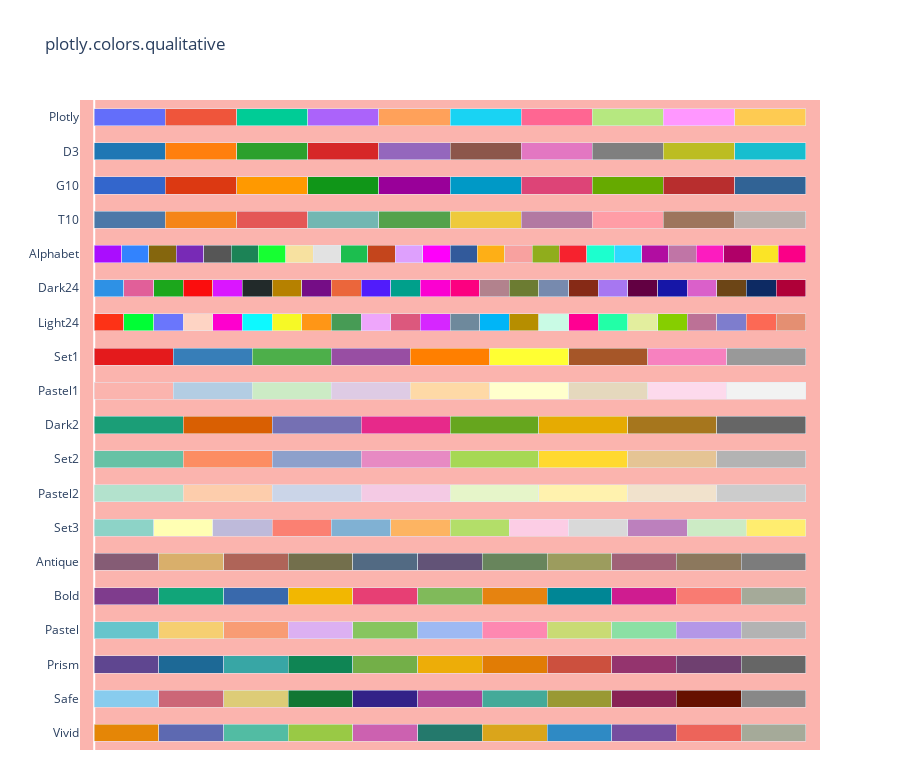

Source (notebook cell):
### Code cell
fig = px.colors.qualitative.swatches()

color = px.colors.qualitative.Pastel1[0]

fig.update_layout(
    plot_bgcolor=color,  # Set the background color using the color value
)

fig.show()

### Figure 1 — Plotly figure (JSON) as saved in the notebook; plotly's stock layout.template omitted (floating-point values rounded to 4 significant figures)
{"data": [{"customdata": [0, 1, 2, 3, 4, 5, 6, 7, 8, 9, 10], "hovertemplate": "%{y}[%{customdata}] = %{marker.color}<extra></extra>", "marker": {"color": ["rgb(229, 134, 6)", "rgb(93, 105, 177)", "rgb(82, 188, 163)", "rgb(153, 201, 69)", "rgb(204, 97, 176)", "rgb(36, 121, 108)", "rgb(218, 165, 27)", "rgb(47, 138, 196)", "rgb(118, 78, 159)", "rgb(237, 100, 90)", "rgb(165, 170, 153)"]}, "orientation": "h", "type": "bar", "x": [1, 1, 1, 1, 1, 1, 1, 1, 1, 1, 1], "y": ["Vivid", "Vivid", "Vivid", "Vivid", "Vivid", "Vivid", "Vivid", "Vivid", "Vivid", "Vivid", "Vivid"]}, {"customdata": [0, 1, 2, 3, 4, 5, 6, 7, 8, 9, 10], "hovertemplate": "%{y}[%{customdata}] = %{marker.color}<extra></extra>", "marker": {"color": ["rgb(136, 204, 238)", "rgb(204, 102, 119)", "rgb(221, 204, 119)", "rgb(17, 119, 51)", "rgb(51, 34, 136)", "rgb(170, 68, 153)", "rgb(68, 170, 153)", "rgb(153, 153, 51)", "rgb(136, 34, 85)", "rgb(102, 17, 0)", "rgb(136, 136, 136)"]}, "orientation": "h", "type": "bar", "x": [1, 1, 1, 1, 1, 1, 1, 1, 1, 1, 1], "y": ["Safe", "Safe", "Safe", "Safe", "Safe", "Safe", "Safe", "Safe", "Safe", "Safe", "Safe"]}, {"customdata": [0, 1, 2, 3, 4, 5, 6, 7, 8, 9, 10], "hovertemplate": "%{y}[%{customdata}] = %{marker.color}<extra></extra>", "marker": {"color": ["rgb(95, 70, 144)", "rgb(29, 105, 150)", "rgb(56, 166, 165)", "rgb(15, 133, 84)", "rgb(115, 175, 72)", "rgb(237, 173, 8)", "rgb(225, 124, 5)", "rgb(204, 80, 62)", "rgb(148, 52, 110)", "rgb(111, 64, 112)", "rgb(102, 102, 102)"]}, "orientation": "h", "type": "bar", "x": [1, 1, 1, 1, 1, 1, 1, 1, 1, 1, 1], "y": ["Prism", "Prism", "Prism", "Prism", "Prism", "Prism", "Prism", "Prism", "Prism", "Prism", "Prism"]}, {"customdata": [0, 1, 2, 3, 4, 5, 6, 7, 8, 9, 10], "hovertemplate": "%{y}[%{customdata}] = %{marker.color}<extra></extra>", "marker": {"color": ["rgb(102, 197, 204)", "rgb(246, 207, 113)", "rgb(248, 156, 116)", "rgb(220, 176, 242)", "rgb(135, 197, 95)", "rgb(158, 185, 243)", "rgb(254, 136, 177)", "rgb(201, 219, 116)", "rgb(139, 224, 164)", "rgb(180, 151, 231)", "rgb(179, 179, 179)"]}, "orientation": "h", "type": "bar", "x": [1, 1, 1, 1, 1, 1, 1, 1, 1, 1, 1], "y": ["Pastel", "Pastel", "Pastel", "Pastel", "Pastel", "Pastel", "Pastel", "Pastel", "Pastel", "Pastel", "Pastel"]}, {"customdata": [0, 1, 2, 3, 4, 5, 6, 7, 8, 9, 10], "hovertemplate": "%{y}[%{customdata}] = %{marker.color}<extra></extra>", "marker": {"color": ["rgb(127, 60, 141)", "rgb(17, 165, 121)", "rgb(57, 105, 172)", "rgb(242, 183, 1)", "rgb(231, 63, 116)", "rgb(128, 186, 90)", "rgb(230, 131, 16)", "rgb(0, 134, 149)", "rgb(207, 28, 144)", "rgb(249, 123, 114)", "rgb(165, 170, 153)"]}, "orientation": "h", "type": "bar", "x": [1, 1, 1, 1, 1, 1, 1, 1, 1, 1, 1], "y": ["Bold", "Bold", "Bold", "Bold", "Bold", "Bold", "Bold", "Bold", "Bold", "Bold", "Bold"]}, {"customdata": [0, 1, 2, 3, 4, 5, 6, 7, 8, 9, 10], "hovertemplate": "%{y}[%{customdata}] = %{marker.color}<extra></extra>", "marker": {"color": ["rgb(133, 92, 117)", "rgb(217, 175, 107)", "rgb(175, 100, 88)", "rgb(115, 111, 76)", "rgb(82, 106, 131)", "rgb(98, 83, 119)", "rgb(104, 133, 92)", "rgb(156, 156, 94)", "rgb(160, 97, 119)", "rgb(140, 120, 93)", "rgb(124, 124, 124)"]}, "orientation": "h", "type": "bar", "x": [1, 1, 1, 1, 1, 1, 1, 1, 1, 1, 1], "y": ["Antique", "Antique", "Antique", "Antique", "Antique", "Antique", "Antique", "Antique", "Antique", "Antique", "Antique"]}, {"customdata": [0, 1, 2, 3, 4, 5, 6, 7, 8, 9, 10, 11], "hovertemplate": "%{y}[%{customdata}] = %{marker.color}<extra></extra>", "marker": {"color": ["rgb(141,211,199)", "rgb(255,255,179)", "rgb(190,186,218)", "rgb(251,128,114)", "rgb(128,177,211)", "rgb(253,180,98)", "rgb(179,222,105)", "rgb(252,205,229)", "rgb(217,217,217)", "rgb(188,128,189)", "rgb(204,235,197)", "rgb(255,237,111)"]}, "orientation": "h", "type": "bar", "x": [1, 1, 1, 1, 1, 1, 1, 1, 1, 1, 1, 1], "y": ["Set3", "Set3", "Set3", "Set3", "Set3", "Set3", "Set3", "Set3", "Set3", "Set3", "Set3", "Set3"]}, {"customdata": [0, 1, 2, 3, 4, 5, 6, 7], "hovertemplate": "%{y}[%{customdata}] = %{marker.color}<extra></extra>", "marker": {"color": ["rgb(179,226,205)", "rgb(253,205,172)", "rgb(203,213,232)", "rgb(244,202,228)", "rgb(230,245,201)", "rgb(255,242,174)", "rgb(241,226,204)", "rgb(204,204,204)"]}, "orientation": "h", "type": "bar", "x": [1, 1, 1, 1, 1, 1, 1, 1], "y": ["Pastel2", "Pastel2", "Pastel2", "Pastel2", "Pastel2", "Pastel2", "Pastel2", "Pastel2"]}, {"customdata": [0, 1, 2, 3, 4, 5, 6, 7], "hovertemplate": "%{y}[%{customdata}] = %{marker.color}<extra></extra>", "marker": {"color": ["rgb(102,194,165)", "rgb(252,141,98)", "rgb(141,160,203)", "rgb(231,138,195)", "rgb(166,216,84)", "rgb(255,217,47)", "rgb(229,196,148)", "rgb(179,179,179)"]}, "orientation": "h", "type": "bar", "x": [1, 1, 1, 1, 1, 1, 1, 1], "y": ["Set2", "Set2", "Set2", "Set2", "Set2", "Set2", "Set2", "Set2"]}, {"customdata": [0, 1, 2, 3, 4, 5, 6, 7], "hovertemplate": "%{y}[%{customdata}] = %{marker.color}<extra></extra>", "marker": {"color": ["rgb(27,158,119)", "rgb(217,95,2)", "rgb(117,112,179)", "rgb(231,41,138)", "rgb(102,166,30)", "rgb(230,171,2)", "rgb(166,118,29)", "rgb(102,102,102)"]}, "orientation": "h", "type": "bar", "x": [1, 1, 1, 1, 1, 1, 1, 1], "y": ["Dark2", "Dark2", "Dark2", "Dark2", "Dark2", "Dark2", "Dark2", "Dark2"]}, {"customdata": [0, 1, 2, 3, 4, 5, 6, 7, 8], "hovertemplate": "%{y}[%{customdata}] = %{marker.color}<extra></extra>", "marker": {"color": ["rgb(251,180,174)", "rgb(179,205,227)", "rgb(204,235,197)", "rgb(222,203,228)", "rgb(254,217,166)", "rgb(255,255,204)", "rgb(229,216,189)", "rgb(253,218,236)", "rgb(242,242,242)"]}, "orientation": "h", "type": "bar", "x": [1, 1, 1, 1, 1, 1, 1, 1, 1], "y": ["Pastel1", "Pastel1", "Pastel1", "Pastel1", "Pastel1", "Pastel1", "Pastel1", "Pastel1", "Pastel1"]}, {"customdata": [0, 1, 2, 3, 4, 5, 6, 7, 8], "hovertemplate": "%{y}[%{customdata}] = %{marker.color}<extra></extra>", "marker": {"color": ["rgb(228,26,28)", "rgb(55,126,184)", "rgb(77,175,74)", "rgb(152,78,163)", "rgb(255,127,0)", "rgb(255,255,51)", "rgb(166,86,40)", "rgb(247,129,191)", "rgb(153,153,153)"]}, "orientation": "h", "type": "bar", "x": [1, 1, 1, 1, 1, 1, 1, 1, 1], "y": ["Set1", "Set1", "Set1", "Set1", "Set1", "Set1", "Set1", "Set1", "Set1"]}, {"customdata": [0, 1, 2, 3, 4, 5, 6, 7, 8, 9, 10, 11, 12, 13, 14, 15, 16, 17, 18, 19, 20, 21, 22, 23], "hovertemplate": "%{y}[%{customdata}] = %{marker.color}<extra></extra>", "marker": {"color": ["#FD3216", "#00FE35", "#6A76FC", "#FED4C4", "#FE00CE", "#0DF9FF", "#F6F926", "#FF9616", "#479B55", "#EEA6FB", "#DC587D", "#D626FF", "#6E899C", "#00B5F7", "#B68E00", "#C9FBE5", "#FF0092", "#22FFA7", "#E3EE9E", "#86CE00", "#BC7196", "#7E7DCD", "#FC6955", "#E48F72"]}, "orientation": "h", "type": "bar", "x": [1, 1, 1, 1, 1, 1, 1, 1, 1, 1, 1, 1, 1, 1, 1, 1, 1, 1, 1, 1, 1, 1, 1, 1], "y": ["Light24", "Light24", "Light24", "Light24", "Light24", "Light24", "Light24", "Light24", "Light24", "Light24", "Light24", "Light24", "Light24", "Light24", "Light24", "Light24", "Light24", "Light24", "Light24", "Light24", "Light24", "Light24", "Light24", "Light24"]}, {"customdata": [0, 1, 2, 3, 4, 5, 6, 7, 8, 9, 10, 11, 12, 13, 14, 15, 16, 17, 18, 19, 20, 21, 22, 23], "hovertemplate": "%{y}[%{customdata}] = %{marker.color}<extra></extra>", "marker": {"color": ["#2E91E5", "#E15F99", "#1CA71C", "#FB0D0D", "#DA16FF", "#222A2A", "#B68100", "#750D86", "#EB663B", "#511CFB", "#00A08B", "#FB00D1", "#FC0080", "#B2828D", "#6C7C32", "#778AAE", "#862A16", "#A777F1", "#620042", "#1616A7", "#DA60CA", "#6C4516", "#0D2A63", "#AF0038"]}, "orientation": "h", "type": "bar", "x": [1, 1, 1, 1, 1, 1, 1, 1, 1, 1, 1, 1, 1, 1, 1, 1, 1, 1, 1, 1, 1, 1, 1, 1], "y": ["Dark24", "Dark24", "Dark24", "Dark24", "Dark24", "Dark24", "Dark24", "Dark24", "Dark24", "Dark24", "Dark24", "Dark24", "Dark24", "Dark24", "Dark24", "Dark24", "Dark24", "Dark24", "Dark24", "Dark24", "Dark24", "Dark24", "Dark24", "Dark24"]}, {"customdata": [0, 1, 2, 3, 4, 5, 6, 7, 8, 9, 10, 11, 12, 13, 14, 15, 16, 17, 18, 19, 20, 21, 22, 23, 24, 25], "hovertemplate": "%{y}[%{customdata}] = %{marker.color}<extra></extra>", "marker": {"color": ["#AA0DFE", "#3283FE", "#85660D", "#782AB6", "#565656", "#1C8356", "#16FF32", "#F7E1A0", "#E2E2E2", "#1CBE4F", "#C4451C", "#DEA0FD", "#FE00FA", "#325A9B", "#FEAF16", "#F8A19F", "#90AD1C", "#F6222E", "#1CFFCE", "#2ED9FF", "#B10DA1", "#C075A6", "#FC1CBF", "#B00068", "#FBE426", "#FA0087"]}, "orientation": "h", "type": "bar", "x": [1, 1, 1, 1, 1, 1, 1, 1, 1, 1, 1, 1, 1, 1, 1, 1, 1, 1, 1, 1, 1, 1, 1, 1, 1, 1], "y": ["Alphabet", "Alphabet", "Alphabet", "Alphabet", "Alphabet", "Alphabet", "Alphabet", "Alphabet", "Alphabet", "Alphabet", "Alphabet", "Alphabet", "Alphabet", "Alphabet", "Alphabet", "Alphabet", "Alphabet", "Alphabet", "Alphabet", "Alphabet", "Alphabet", "Alphabet", "Alphabet", "Alphabet", "Alphabet", "Alphabet"]}, {"customdata": [0, 1, 2, 3, 4, 5, 6, 7, 8, 9], "hovertemplate": "%{y}[%{customdata}] = %{marker.color}<extra></extra>", "marker": {"color": ["#4C78A8", "#F58518", "#E45756", "#72B7B2", "#54A24B", "#EECA3B", "#B279A2", "#FF9DA6", "#9D755D", "#BAB0AC"]}, "orientation": "h", "type": "bar", "x": [1, 1, 1, 1, 1, 1, 1, 1, 1, 1], "y": ["T10", "T10", "T10", "T10", "T10", "T10", "T10", "T10", "T10", "T10"]}, {"customdata": [0, 1, 2, 3, 4, 5, 6, 7, 8, 9], "hovertemplate": "%{y}[%{customdata}] = %{marker.color}<extra></extra>", "marker": {"color": ["#3366CC", "#DC3912", "#FF9900", "#109618", "#990099", "#0099C6", "#DD4477", "#66AA00", "#B82E2E", "#316395"]}, "orientation": "h", "type": "bar", "x": [1, 1, 1, 1, 1, 1, 1, 1, 1, 1], "y": ["G10", "G10", "G10", "G10", "G10", "G10", "G10", "G10", "G10", "G10"]}, {"customdata": [0, 1, 2, 3, 4, 5, 6, 7, 8, 9], "hovertemplate": "%{y}[%{customdata}] = %{marker.color}<extra></extra>", "marker": {"color": ["#1F77B4", "#FF7F0E", "#2CA02C", "#D62728", "#9467BD", "#8C564B", "#E377C2", "#7F7F7F", "#BCBD22", "#17BECF"]}, "orientation": "h", "type": "bar", "x": [1, 1, 1, 1, 1, 1, 1, 1, 1, 1], "y": ["D3", "D3", "D3", "D3", "D3", "D3", "D3", "D3", "D3", "D3"]}, {"customdata": [0, 1, 2, 3, 4, 5, 6, 7, 8, 9], "hovertemplate": "%{y}[%{customdata}] = %{marker.color}<extra></extra>", "marker": {"color": ["#636EFA", "#EF553B", "#00CC96", "#AB63FA", "#FFA15A", "#19D3F3", "#FF6692", "#B6E880", "#FF97FF", "#FECB52"]}, "orientation": "h", "type": "bar", "x": [1, 1, 1, 1, 1, 1, 1, 1, 1, 1], "y": ["Plotly", "Plotly", "Plotly", "Plotly", "Plotly", "Plotly", "Plotly", "Plotly", "Plotly", "Plotly"]}], "layout": {"bargap": 0.5, "barmode": "stack", "barnorm": "fraction", "height": 760, "margin": {"b": 10}, "plot_bgcolor": "rgb(251,180,174)", "showlegend": false, "title": {"text": "plotly.colors.qualitative"}, "xaxis": {"range": [-0.02, 1.02], "showgrid": false, "showticklabels": false}}}
